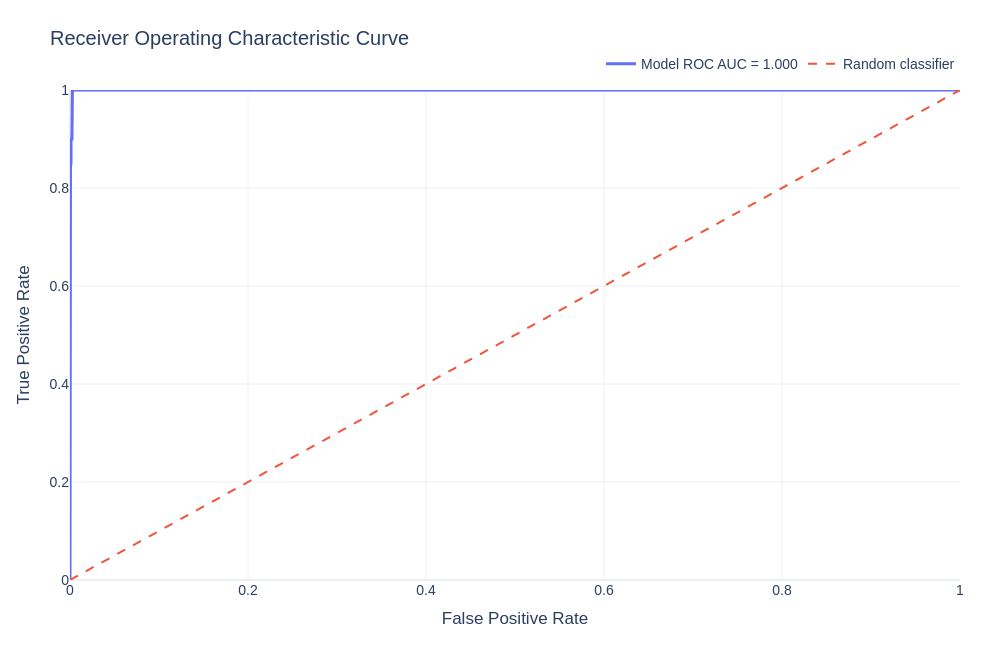

Source (notebook cell):
### Code cell
fpr, tpr, roc_thresholds = roc_curve(y_test, y_test_probability)
roc_auc = roc_auc_score(y_test, y_test_probability)

roc_curve_table = pd.DataFrame({
    "false_positive_rate": fpr,
    "true_positive_rate": tpr,
    "threshold": roc_thresholds
})

save_table(roc_curve_table, "roc-curve")

fig = go.Figure()

fig.add_trace(
    go.Scatter(
        x=fpr,
        y=tpr,
        mode="lines",
        name=f"Model ROC AUC = {roc_auc:.3f}",
        line=dict(width=3),
        hovertemplate=(
            "False positive rate: %{x:.3f}<br>"
            "True positive rate: %{y:.3f}<extra></extra>"
        )
    )
)

fig.add_trace(
    go.Scatter(
        x=[0, 1],
        y=[0, 1],
        mode="lines",
        name="Random classifier",
        line=dict(width=2, dash="dash"),
        hoverinfo="skip"
    )
)

fig = apply_plotly_layout(
    fig,
    title="Receiver Operating Characteristic Curve",
    xaxis_title="False Positive Rate",
    yaxis_title="True Positive Rate"
)

fig.update_xaxes(range=[0, 1])
fig.update_yaxes(range=[0, 1])

save_plotly_figure(fig, "roc-curve")
fig.show()

### Figure 1 — Plotly figure (JSON) as saved in the notebook; plotly's stock layout.template omitted (floating-point values rounded to 4 significant figures)
{"data": [{"hovertemplate": "False positive rate: %{x:.3f}<br>True positive rate: %{y:.3f}<extra></extra>", "line": {"width": 3}, "mode": "lines", "name": "Model ROC AUC = 1.000", "type": "scatter", "x": [0.0, 0.0, 0.0, 0.0, 0.0005429, 0.0005429, 0.001086, 0.001086, 0.002172, 0.002172, 0.002714, 0.002714, 0.01792, 0.019, 0.0266, 0.02769, 0.03366, 0.03583, 0.0418, 0.04289, 0.04723, 0.04832, 0.05266, 0.05483, 0.05646, 0.05863, 0.09881, 0.09989, 0.1053, 0.1059, 0.1075, 0.1086, 0.1107, 0.1118, 0.1135, 0.1151, 0.1162, 0.1167, 0.1189, 0.1194, 0.1205, 0.1216, 0.1249, 0.1254, 0.1287, 0.1341, 0.1417, 0.1439, 1.0], "y": [0.0, 0.05, 0.15, 0.75, 0.75, 0.85, 0.85, 0.9, 0.9, 0.95, 0.95, 1.0, 1.0, 1.0, 1.0, 1.0, 1.0, 1.0, 1.0, 1.0, 1.0, 1.0, 1.0, 1.0, 1.0, 1.0, 1.0, 1.0, 1.0, 1.0, 1.0, 1.0, 1.0, 1.0, 1.0, 1.0, 1.0, 1.0, 1.0, 1.0, 1.0, 1.0, 1.0, 1.0, 1.0, 1.0, 1.0, 1.0, 1.0]}, {"hoverinfo": "skip", "line": {"dash": "dash", "width": 2}, "mode": "lines", "name": "Random classifier", "type": "scatter", "x": [0, 1], "y": [0, 1]}], "layout": {"font": {"family": "Arial", "size": 14}, "height": 650, "legend": {"orientation": "h", "x": 1, "xanchor": "right", "y": 1.02, "yanchor": "bottom"}, "margin": {"b": 70, "l": 70, "r": 40, "t": 90}, "title": {"font": {"size": 20}, "text": "Receiver Operating Characteristic Curve"}, "width": 1000, "xaxis": {"range": [0, 1], "title": {"text": "False Positive Rate"}}, "yaxis": {"range": [0, 1], "title": {"text": "True Positive Rate"}}}}
